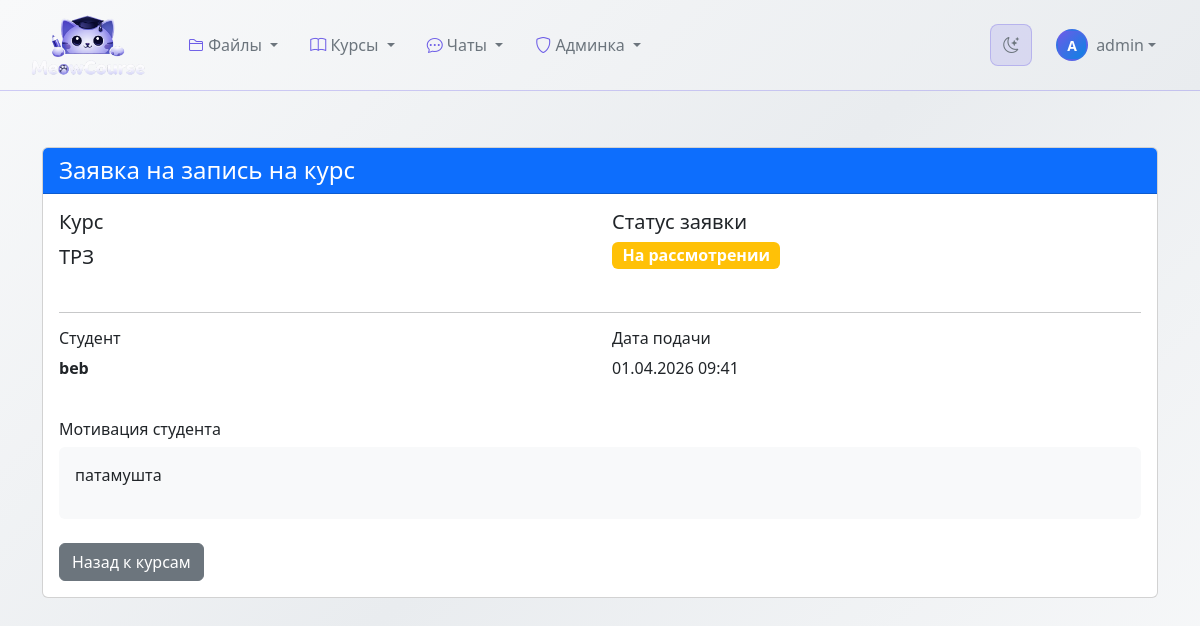
The page /enrollment-requests/3/ (signed in) on the database its author committed.
### classroom_core/models.py (models this page shows, shortened)
class Course(models.Model):
    STATUS_CHOICES = [
       ('draft', 'Черновик'),
       ('active', 'Активный'),
       ('archived', 'Архивирован'),
       ('completed', 'Завершен'),
    ]
    title = models.CharField(max_length=255)
    description = models.TextField()
    short_description = models.CharField(max_length=200, blank=True)
    code = models.CharField(max_length=20, unique=True, blank=True)
    instructor = models.ForeignKey(
        User,
        on_delete=models.CASCADE,
        related_name='courses_created'
    )
    teaching_assistants = models.ManyToManyField(
        User,
        blank=True,
        related_name='courses_assisting'
    )
    students = models.ManyToManyField(
        User,
        blank=True,
        related_name='courses_enrolled'
    )
    student_groups = models.ManyToManyField(
        StudentGroup,
        blank=True,
        related_name='courses_enrolled',
        help_text='Группы студентов, зачисленные на курс'
    )
    status = models.CharField(
        max_length=20,
        choices=STATUS_CHOICES,
        default='draft'
    )
    start_date = models.DateField(null=True, blank=True)
    end_date = models.DateField(null=True, blank=True)
    created_at = models.DateTimeField(auto_now_add=True)
    updated_at = models.DateTimeField(auto_now=True)
    cover_image = models.ImageField(
        upload_to='course_covers/',
        null=True,
        blank=True
    )
    color = models.CharField(max_length=7, default='#3498db')
    is_public = models.BooleanField(default=False)
    allow_self_enrollment = models.BooleanField(default=True)
    max_students = models.IntegerField(null=True, blank=True)
    class_days = models.CharField(max_length=100, blank=True)
    class_time = models.CharField(max_length=100, blank=True)
    class Meta:
        ordering = ['-created_at']
        verbose_name = 'Курс'
        verbose_name_plural = 'Курсы'

class CourseEnrollmentRequest(models.Model ):
    STATUS_CHOICES =[
   ('pending','На рассмотрении'),
   ('approved','Одобрена'),
   ('rejected','Отклонена'),
    ]
    course =models.ForeignKey(
    Course ,
    on_delete =models.CASCADE ,
    related_name ='enrollment_requests'
    )
    student =models.ForeignKey(
    User ,
    on_delete =models.CASCADE ,
    related_name ='course_enrollment_requests'
    )
    status =models.CharField(
    max_length =20 ,
    choices =STATUS_CHOICES ,
    default ='pending'
    )
    motivation =models.TextField(
    blank =True ,
    help_text ='Расскажите, почему вы хотите записаться на этот курс'
    )
    reviewed_by =models.ForeignKey(
    User ,
    on_delete =models.SET_NULL ,
    null =True ,
    blank =True ,
    related_name ='reviewed_enrollment_requests'
    )
    review_comment =models.TextField(
    blank =True ,
    help_text ='Комментарий преподавателя к решению'
    )
    created_at =models.DateTimeField(auto_now_add =True )
    updated_at =models.DateTimeField(auto_now =True )
    reviewed_at =models.DateTimeField(null =True ,blank =True )
    class Meta :
        ordering =['-created_at']
        verbose_name ='Заявка на запись на курс'
        verbose_name_plural ='Заявки на запись на курсы'
        unique_together =['course','student']
    def can_review(self ,user ):
        return user ==self.course.instructor or user.is_superuser or user.profile.is_staff()

### classroom_core/views.py (the view)
# urls.py: path('enrollment-requests/<int:request_id>/', views.course_enrollment_request_detail, name='course_enrollment_request_detail'),
@login_required
def course_enrollment_request_detail(request, request_id):
    enrollment_request = get_object_or_404(CourseEnrollmentRequest, id=request_id)
    course = enrollment_request.course
    if not enrollment_request.can_review(request.user) and enrollment_request.student != request.user:
        raise PermissionDenied
    is_student_user = enrollment_request.student == request.user
    is_teacher = course.instructor == request.user
    is_assistant = request.user in course.teaching_assistants.all() if hasattr(course, 'teaching_assistants') else False
    is_admin = request.user.is_superuser or(hasattr(request.user, 'profile') and request.user.profile.is_staff())
    context = {
        'enrollment_request': enrollment_request,
        'course': course,
        'is_student_user': is_student_user,
        'is_teacher': is_teacher,
        'is_assistant': is_assistant,
        'is_admin': is_admin,
    }
    return render(request, 'classroom_core/course_enrollment_request_detail.html', context)

### classroom_core/models.py (called while the page is built)
    def is_teacher(self):
        return self.role == 'teacher'

    def is_staff(self):
        return self.role == 'staff'

### templates/classroom_core/course_enrollment_request_detail.html (shortened to what this page needs)
{% extends 'base.html' %}
{% block content %}
<div class="container mt-4">
    <div class="row">
        <div class="col-12">
            <div class="card">
                <div class="card-header bg-primary text-white">
                    <h4 class="mb-0">Заявка на запись на курс</h4>
                </div>
                <div class="card-body">
                    <div class="row mb-4">
                        <div class="col-md-6">
                            <h5>Курс</h5>
                            <p class="lead">{{ course.title }}</p>
                        </div>
                        <div class="col-md-6">
                            <h5>Статус заявки</h5>
                            {% if enrollment_request.status == 'pending' %}
                                <span class="badge bg-warning fs-6">На рассмотрении</span>
                            {% elif enrollment_request.status == 'approved' %}
                                <span class="badge bg-success fs-6">Одобрена</span>
                            {% elif enrollment_request.status == 'rejected' %}
                                <span class="badge bg-danger fs-6">Отклонена</span>
                            {% endif %}
                        </div>
                    </div>
                    <hr>
                    <div class="row mb-4">
                        <div class="col-md-6">
                            <h6>Студент</h6>
                            <p>
                                <strong>{{ enrollment_request.student.get_full_name|default:enrollment_request.student.username }}</strong>
                                <br>
                            </p>
                        </div>
                        <div class="col-md-6">
                            <h6>Дата подачи</h6>
                            <p>{{ enrollment_request.created_at|date:"d.m.Y H:i" }}</p>
                        </div>
                    </div>
                    <div class="mb-4">
                        <h6>Мотивация студента</h6>
                        <div class="p-3 bg-light rounded">
                            {% if enrollment_request.motivation %}
                                {{ enrollment_request.motivation|linebreaks }}
                            {% else %}
                                <span class="text-muted">Не указана</span>
                            {% endif %}
                        </div>
                    </div>
                    <div class="d-flex justify-content-between">
                        <a href="{% url 'classroom_core:course_list' %}" class="btn btn-secondary">
                            Назад к курсам
                        </a>
                    </div>
                </div>
            </div>
        </div>
    </div>
</div>
{% endblock %}

### templates/base.html (shortened to what this page needs)
{% load static %}
<!DOCTYPE html>
<html lang="ru">
<head>
    <link href="https://cdn.jsdelivr.net/npm/bootstrap@5.3.0/dist/css/bootstrap.min.css" rel="stylesheet">
    <link rel="stylesheet" href="https://cdn.jsdelivr.net/npm/bootstrap-icons@1.10.0/font/bootstrap-icons.css">
    <link id="theme-stylesheet" rel="stylesheet" href="{% static 'css/themes/light.css' %}" data-light-href="{% static 'css/themes/light.css' %}" data-dark-href="{% static 'css/themes/dark.css' %}">
</head>
<body>
    <nav class="navbar navbar-expand-lg navbar">
        <div class="container-fluid">
            <a class="navbar-brand d-flex align-items-center" href="{% url 'classroom_core:course_list' %}">
                <img src="{% static 'images/logo.png' %}"
                    alt="MeowCourse"
                    class="me-2"
                    style="width: 120px; height: auto; max-height: 64px; object-fit: contain;">
            </a>
            <div class="collapse navbar-collapse" id="navbarNav">
                <ul class="navbar-nav me-auto">
                    <li class="nav-item dropdown">
                        <a class="nav-link dropdown-toggle" href="#" role="button" data-bs-toggle="dropdown">
                            <i class="bi bi-folder2"></i> Файлы
                        </a>
                    </li>
                    <li class="nav-item dropdown">
                        <a class="nav-link dropdown-toggle" href="#" role="button" data-bs-toggle="dropdown">
                            <i class="bi bi-book"></i> Курсы
                        </a>
                    </li>
                    <li class="nav-item dropdown">
                        <a class="nav-link dropdown-toggle" href="#" role="button" data-bs-toggle="dropdown">
                            <i class="bi bi-chat-dots"></i> Чаты
                        </a>
                    </li>
                    {% if user.is_authenticated and user.is_staff or user.is_superuser %}
                    <li class="nav-item dropdown">
                        <a class="nav-link dropdown-toggle" href="#" role="button" data-bs-toggle="dropdown">
                            <i class="bi bi-shield"></i> Админка
                        </a>
                    </li>
                    {% endif %}
                </ul>
                <div class="d-flex align-items-center gap-2">
                    <button id="theme-toggle" class="theme-toggle-btn" type="button" aria-label="Переключить тему">
                        <i class="bi bi-moon-stars"></i>
                    </button>
                    {% if user.is_authenticated %}
                    <div class="dropdown">
                        <a class="nav-link dropdown-toggle d-flex align-items-center" href="#" role="button" data-bs-toggle="dropdown">
                            <div class="user-avatar rounded-circle d-flex align-items-center justify-content-center" style="width: 32px; height: 32px; font-size: 0.875rem;">
                                {{ user.username|slice:":1"|upper }}
                            </div>
                            <span class="ms-2 d-none d-md-inline username-text">{{ user.username }}</span>
                        </a>
                    </div>
                    {% else %}
                    <a class="nav-link" href="{% url 'classroom_core:login' %}">
                        <i class="bi bi-box-arrow-in-right me-1"></i> Войти
                    </a>
                    {% endif %}
                </div>
            </div>
        </div>
    </nav>
    <div class="main-content">
        <div class="container-fluid">
            {% block content %}{% endblock %}
        </div>
    </div>
</body>
</html>

### static/css/themes/light.css (style rules this page uses)
:root { --bg-page-start: #f8f9fa; --bg-page-end: #e9ecef; --bg-page-gradient: linear-gradient(135deg, var(--bg-page-start) 0%, var(--bg-page-end) 50%, var(--bg-page-start) 100%); --bg-card: #ffffff; --bg-card-hover: #f8f9fa; --bg-item: #f1f3f5; --bg-item-hover: #e9ecef; --bg-input: #ffffff; --bg-overlay-10: rgba(108, 92, 231, 0.1); --bg-overlay-15: rgba(108, 92, 231, 0.15); --bg-overlay-20: rgba(108, 92, 231, 0.2); --bg-overlay-25: rgba(108, 92, 231, 0.25); --bg-overlay-30: rgba(108, 92, 231, 0.3); --text-white: #000000; --text-main: #212529; --text-secondary: #495057; --text-muted: #6c757d; --text-disabled: #adb5bd; --accent-primary: #6c5ce7; --accent-secondary: #0984e3; --accent-gradient: linear-gradient(135deg, var(--accent-primary), var(--accent-secondary)); --accent-glow: rgba(108, 92, 231, 0.15); --accent-glow-strong: rgba(108, 92, 231, 0.25); --accent-shadow: 0 5px 15px var(--accent-glow); --accent-shadow-hover: 0 8px 25px var(--accent-glow-strong); --border-accent: rgba(108, 92, 231, 0.2); --border-accent-hover: rgba(108, 92, 231, 0.4); --border-accent-light: rgba(108, 92, 231, 0.15); --status-warning: #f39c12; --status-warning-bg: rgba(243, 156, 18, 0.15); --status-warning-bg-light: rgba(243, 156, 18, 0.05); --status-warning-border: rgba(243, 156, 18, 0.3); --status-warning-shadow: 0 10px 30px rgba(243, 156, 18, 0.1); --status-warning-gradient: linear-gradient(135deg, rgba(243, 156, 18, 0.15), rgba(243, 156, 18, 0.05)); --status-info: #0984e3; --status-info-bg: rgba(9, 132, 227, 0.15); --status-info-bg-light: rgba(9, 132, 227, 0.05); --status-info-border: rgba(9, 132, 227, 0.3); --status-info-shadow: 0 10px 30px rgba(9, 132, 227, 0.1); --status-info-gradient: linear-gradient(135deg, rgba(9, 132, 227, 0.15), rgba(9, 132, 227, 0.05)); --status-assignment: #6c5ce7; --status-assignment-bg: rgba(108, 92, 231, 0.15); --status-assignment-bg-light: rgba(108, 92, 231, 0.05); --status-assignment-border: rgba(108, 92, 231, 0.3); --status-assignment-shadow: 0 10px 30px rgba(108, 92, 231, 0.1); --status-assignment-gradient: linear-gradient(135deg, rgba(108, 92, 231, 0.15), rgba(108, 92, 231, 0.05)); --status-success: #00b894; --status-success-bg: rgba(0, 184, 148, 0.15); --status-success-bg-light: rgba(0, 184, 148, 0.05); --status-success-border: rgba(0, 184, 148, 0.3); --status-success-shadow: 0 10px 30px rgba(0, 184, 148, 0.1); --status-success-gradient: linear-gradient(135deg, rgba(0, 184, 148, 0.15), rgba(0, 184, 148, 0.05)); --status-danger: #d63031; --status-danger-light: #ff6b6b; --status-danger-bg: rgba(214, 48, 49, 0.15); --status-danger-border: rgba(214, 48, 49, 0.3); --status-danger-gradient: linear-gradient(135deg, var(--status-danger), var(--status-danger-light)); --gradient-avatar: linear-gradient(135deg, var(--accent-primary), var(--accent-secondary)); --gradient-progress: linear-gradient(90deg, var(--accent-primary), var(--accent-secondary)); --text-glow: 0 0 10px rgba(108, 92, 231, 0.15); --text-glow-danger: 0 0 10px rgba(214, 48, 49, 0.2); --shadow-card: 0 4px 20px rgba(0, 0, 0, 0.06); --shadow-card-hover: 0 8px 30px rgba(0, 0, 0, 0.1); --shadow-item: 0 2px 10px rgba(0, 0, 0, 0.04); --shimmer-overlay: linear-gradient(90deg, transparent, rgba(255, 255, 255, 0.5), transparent); --card-base: var(--bg-card) var(--border-accent) var(--shadow-card); --item-base: var(--bg-item) var(--border-accent-light); --badge-base: var(--bg-overlay-20) var(--text-secondary) var(--border-accent); --header-gradient-default: var(--status-assignment-gradient); --header-gradient-announcements: var(--status-warning-gradient); --header-gradient-sections: var(--status-info-gradient); --header-gradient-assignments: var(--status-assignment-gradient); --header-gradient-submissions: var(--status-success-gradient); }

### rows shown on the page
Course: title "ТРЗ"
CourseEnrollmentRequest: student.get_full_name "beb", created_at "01.04.2026 09:41", motivation "патамушта"

### other values the page prints
{{ user.username|slice:":1"|upper }} "A"
{{ user.username }} "admin"
